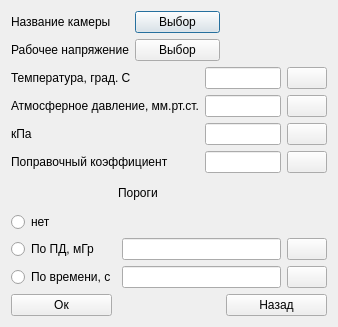
<?xml version="1.0" encoding="UTF-8"?>
<ui version="4.0">
 <class>Chamber_config</class>
 <widget class="QDialog" name="Chamber_config">
  <property name="geometry">
   <rect>
    <x>0</x>
    <y>0</y>
    <width>338</width>
    <height>327</height>
   </rect>
  </property>
  <property name="windowTitle">
   <string>Dialog</string>
  </property>
  <layout class="QGridLayout" name="gridLayout_3">
   <item row="0" column="0" colspan="2">
    <layout class="QFormLayout" name="formLayout">
     <item row="0" column="0">
      <widget class="QLabel" name="label">
       <property name="text">
        <string>Название камеры</string>
       </property>
      </widget>
     </item>
     <item row="0" column="1">
      <widget class="QPushButton" name="pushButton_3">
       <property name="text">
        <string>Выбор</string>
       </property>
      </widget>
     </item>
     <item row="1" column="0">
      <widget class="QLabel" name="label_2">
       <property name="text">
        <string>Рабочее напряжение</string>
       </property>
      </widget>
     </item>
     <item row="1" column="1">
      <widget class="QPushButton" name="pushButton_4">
       <property name="text">
        <string>Выбор</string>
       </property>
      </widget>
     </item>
    </layout>
   </item>
   <item row="1" column="0" colspan="3">
    <layout class="QGridLayout" name="gridLayout_2">
     <item row="0" column="0">
      <widget class="QLabel" name="label_3">
       <property name="text">
        <string>Температура, град. С</string>
       </property>
      </widget>
     </item>
     <item row="0" column="1">
      <widget class="QLineEdit" name="lineEdit"/>
     </item>
     <item row="0" column="2">
      <widget class="QPushButton" name="pushButton_5">
       <property name="sizePolicy">
        <sizepolicy hsizetype="Preferred" vsizetype="Preferred">
         <horstretch>0</horstretch>
         <verstretch>0</verstretch>
        </sizepolicy>
       </property>
       <property name="text">
        <string/>
       </property>
       <property name="icon">
        <iconset resource="myres.qrc">
         <normaloff>:/images/keyboard_icon-icons.com_71162.png</normaloff>:/images/keyboard_icon-icons.com_71162.png</iconset>
       </property>
      </widget>
     </item>
     <item row="1" column="0">
      <widget class="QLabel" name="label_4">
       <property name="text">
        <string>Атмосферное давление, мм.рт.ст.</string>
       </property>
      </widget>
     </item>
     <item row="1" column="1">
      <widget class="QLineEdit" name="lineEdit_2"/>
     </item>
     <item row="1" column="2">
      <widget class="QPushButton" name="pushButton_6">
       <property name="sizePolicy">
        <sizepolicy hsizetype="Preferred" vsizetype="Preferred">
         <horstretch>0</horstretch>
         <verstretch>0</verstretch>
        </sizepolicy>
       </property>
       <property name="text">
        <string/>
       </property>
       <property name="icon">
        <iconset resource="myres.qrc">
         <normaloff>:/images/keyboard_icon-icons.com_71162.png</normaloff>:/images/keyboard_icon-icons.com_71162.png</iconset>
       </property>
      </widget>
     </item>
     <item row="2" column="0">
      <widget class="QLabel" name="label_5">
       <property name="text">
        <string>кПа</string>
       </property>
      </widget>
     </item>
     <item row="2" column="1">
      <widget class="QLineEdit" name="lineEdit_3"/>
     </item>
     <item row="2" column="2">
      <widget class="QPushButton" name="pushButton_7">
       <property name="sizePolicy">
        <sizepolicy hsizetype="Preferred" vsizetype="Preferred">
         <horstretch>0</horstretch>
         <verstretch>0</verstretch>
        </sizepolicy>
       </property>
       <property name="text">
        <string/>
       </property>
       <property name="icon">
        <iconset resource="myres.qrc">
         <normaloff>:/images/keyboard_icon-icons.com_71162.png</normaloff>:/images/keyboard_icon-icons.com_71162.png</iconset>
       </property>
      </widget>
     </item>
     <item row="3" column="0">
      <widget class="QLabel" name="label_6">
       <property name="text">
        <string>Поправочный коэффициент</string>
       </property>
      </widget>
     </item>
     <item row="3" column="1">
      <widget class="QLineEdit" name="lineEdit_4"/>
     </item>
     <item row="3" column="2">
      <widget class="QPushButton" name="pushButton_8">
       <property name="sizePolicy">
        <sizepolicy hsizetype="Preferred" vsizetype="Preferred">
         <horstretch>0</horstretch>
         <verstretch>0</verstretch>
        </sizepolicy>
       </property>
       <property name="text">
        <string/>
       </property>
       <property name="icon">
        <iconset resource="myres.qrc">
         <normaloff>:/images/keyboard_icon-icons.com_71162.png</normaloff>:/images/keyboard_icon-icons.com_71162.png</iconset>
       </property>
      </widget>
     </item>
    </layout>
   </item>
   <item row="2" column="1">
    <widget class="QLabel" name="label_7">
     <property name="text">
      <string>Пороги</string>
     </property>
    </widget>
   </item>
   <item row="3" column="0">
    <widget class="QRadioButton" name="radioButton">
     <property name="text">
      <string>нет</string>
     </property>
    </widget>
   </item>
   <item row="4" column="0" colspan="3">
    <layout class="QGridLayout" name="gridLayout">
     <item row="0" column="0">
      <widget class="QRadioButton" name="radioButton_2">
       <property name="text">
        <string>По ПД, мГр</string>
       </property>
      </widget>
     </item>
     <item row="0" column="1">
      <widget class="QLineEdit" name="lineEdit_5"/>
     </item>
     <item row="0" column="2">
      <widget class="QPushButton" name="pushButton_9">
       <property name="sizePolicy">
        <sizepolicy hsizetype="Preferred" vsizetype="Preferred">
         <horstretch>0</horstretch>
         <verstretch>0</verstretch>
        </sizepolicy>
       </property>
       <property name="text">
        <string/>
       </property>
       <property name="icon">
        <iconset resource="myres.qrc">
         <normaloff>:/images/keyboard_icon-icons.com_71162.png</normaloff>:/images/keyboard_icon-icons.com_71162.png</iconset>
       </property>
      </widget>
     </item>
     <item row="1" column="0">
      <widget class="QRadioButton" name="radioButton_3">
       <property name="text">
        <string>По времени, с</string>
       </property>
      </widget>
     </item>
     <item row="1" column="1">
      <widget class="QLineEdit" name="lineEdit_6"/>
     </item>
     <item row="1" column="2">
      <widget class="QPushButton" name="pushButton_10">
       <property name="sizePolicy">
        <sizepolicy hsizetype="Preferred" vsizetype="Preferred">
         <horstretch>0</horstretch>
         <verstretch>0</verstretch>
        </sizepolicy>
       </property>
       <property name="text">
        <string/>
       </property>
       <property name="icon">
        <iconset resource="myres.qrc">
         <normaloff>:/images/keyboard_icon-icons.com_71162.png</normaloff>:/images/keyboard_icon-icons.com_71162.png</iconset>
       </property>
      </widget>
     </item>
    </layout>
   </item>
   <item row="5" column="0">
    <widget class="QPushButton" name="pushButton">
     <property name="text">
      <string>Ок</string>
     </property>
    </widget>
   </item>
   <item row="5" column="2">
    <widget class="QPushButton" name="pushButton_2">
     <property name="text">
      <string>Назад</string>
     </property>
    </widget>
   </item>
  </layout>
 </widget>
 <resources>
  <include location="myres.qrc"/>
 </resources>
 <connections/>
</ui>
